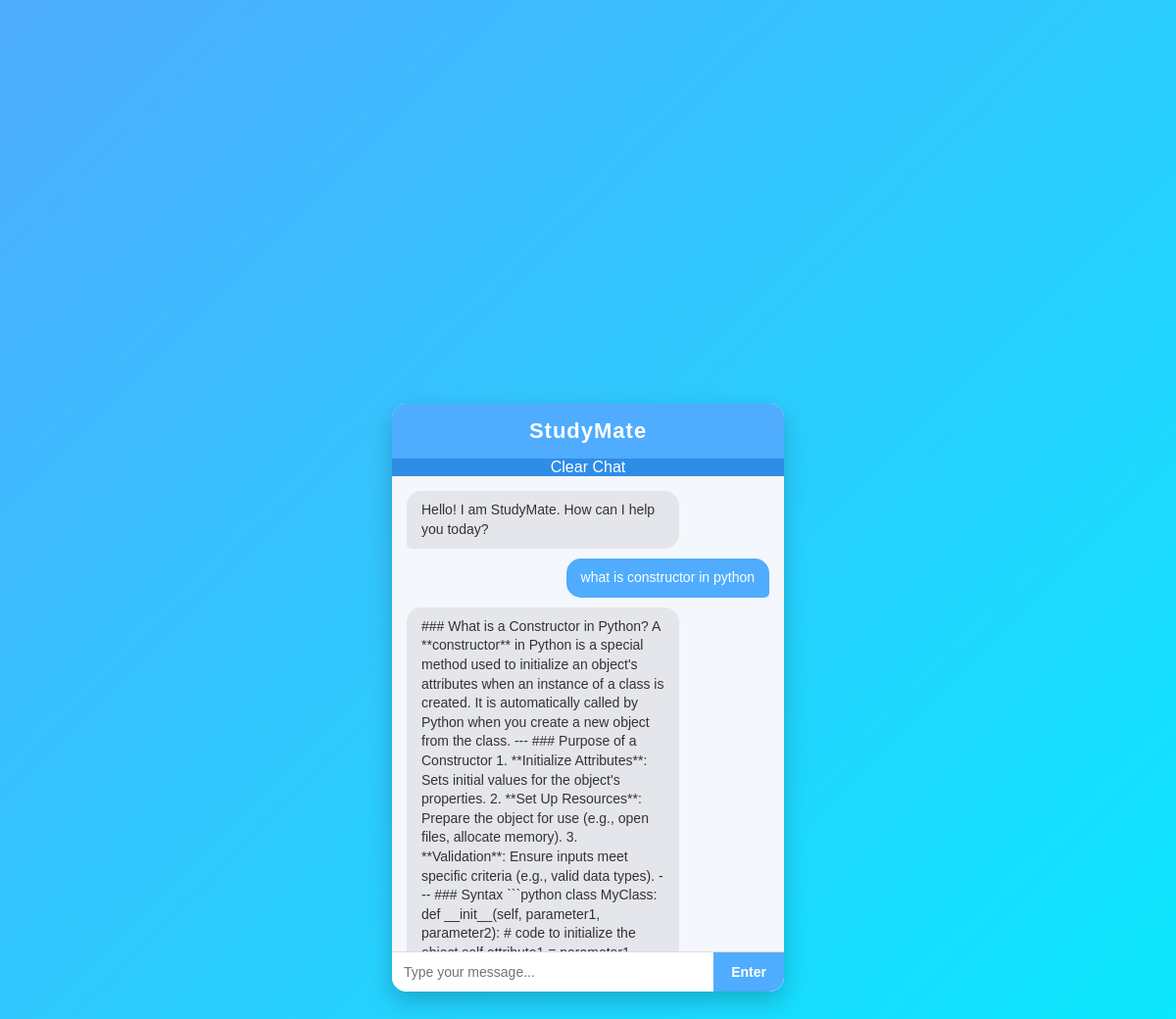
The page / on the database its author committed.
### tables this page shows
CREATE TABLE chats (
            id INTEGER PRIMARY KEY AUTOINCREMENT,
            user_message TEXT NOT NULL,
            bot_reply TEXT NOT NULL,
            timestamp TEXT NOT NULL
        );

### app.py (the view)
@app.route('/')
def home():
    conn = sqlite3.connect("chat_history.db")
    cursor = conn.cursor()
    cursor.execute("SELECT user_message, bot_reply FROM chats ORDER BY id ASC")
    chats = cursor.fetchall()
    conn.close()
    return render_template('index.html', chats=chats)

### templates/index.html (shortened to what this page needs)
<!DOCTYPE html>
<html lang="en">
<head>
    <link rel="stylesheet" href="{{ url_for('static', filename='styles.css') }}">
</head>
<body>
    <div class="chat-container">
        <div class="header">StudyMate</div>
        <button class="clear-btn" onclick="clearChat()">Clear Chat</button>
        <div class="chat-history" id="chat-history">
            <div class="message bot-message">
                Hello! I am StudyMate. How can I help you today?
            </div>
            {% for user, bot in chats %}
            <div class="message user-message">{{ user }}</div>
            <div class="message bot-message">{{ bot }}</div>
            {% endfor %}
        </div>
        <div class="input-container">
            <input id="user-input" class="user-input" type="text" placeholder="Type your message..."
                onkeypress="pressingKey(event)">
            <button class="enter-btn" onclick="sendMessage()">Enter</button>
        </div>
    </div>
</body>
</html>

### static/styles.css (style rules this page uses)
* { margin: 0; padding: 0; box-sizing: border-box; font-family: Arial, Helvetica, sans-serif; }
body { background: linear-gradient(135deg, #4facfe, #00f2fe); height: 100vh; display: flex; justify-content: center; align-items: center; }
.chat-container { width: 400px; height: 600px; background: #ffffff; border-radius: 15px; box-shadow: 0 10px 25px rgba(0, 0, 0, 0.2); display: flex; flex-direction: column; overflow: hidden; }
.header { background: #4facfe; color: white; text-align: center; padding: 15px; font-size: 22px; font-weight: bold; letter-spacing: 1px; }
.chat-history { flex: 1; padding: 15px; overflow-y: auto; background: #f4f7fb; display: flex; flex-direction: column; gap: 10px; }
.message { padding: 10px 15px; border-radius: 15px; max-width: 75%; font-size: 14px; line-height: 1.4; }
.user-message { background: #4facfe; color: white; align-self: flex-end; border-bottom-right-radius: 5px; }
.bot-message { background: #e4e6eb; color: #333; align-self: flex-start; border-bottom-left-radius: 5px; }
.input-container { display: flex; border-top: 1px solid #ddd; background: #fff; }
.user-input { flex: 1; padding: 12px; border: none; outline: none; font-size: 14px; }
.enter-btn { background: #4facfe; color: white; border: none; padding: 12px 18px; cursor: pointer; font-size: 14px; font-weight: bold; transition: 0.3s; }
.clear-btn { color: white; font-size: medium; background-color:#2e8de6; border: #2e8de6; }

### rows shown on the page
chats: user_message "what is constructor in python", bot_reply "### What is a Constructor in Python? A **constructor** in Python is a special method used to initialize an object's attributes when an instance of a class is created. It is automatically called by Python when you create a new object from the class. --- ### Purpose of a Constructor 1. **Initialize Attributes**: Sets initial values for the object's properties. 2. **Set Up Resources**: Prepare the object for use (e.g., open files, allocate memory). 3. **Validation**: Ensure inputs meet specific criteria (e.g., valid data types). --- ### Syntax ```python class MyClass: def __init__(self, parameter1, parameter2): # code to initialize the…"
